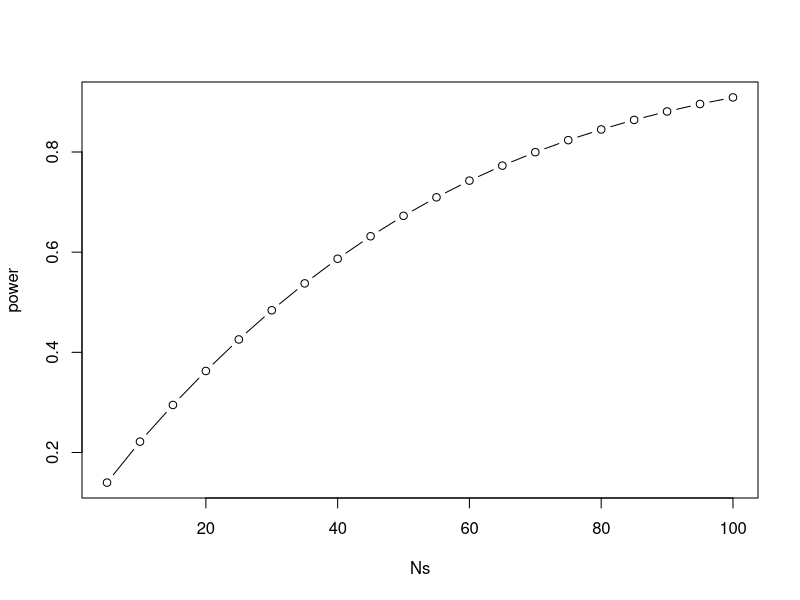
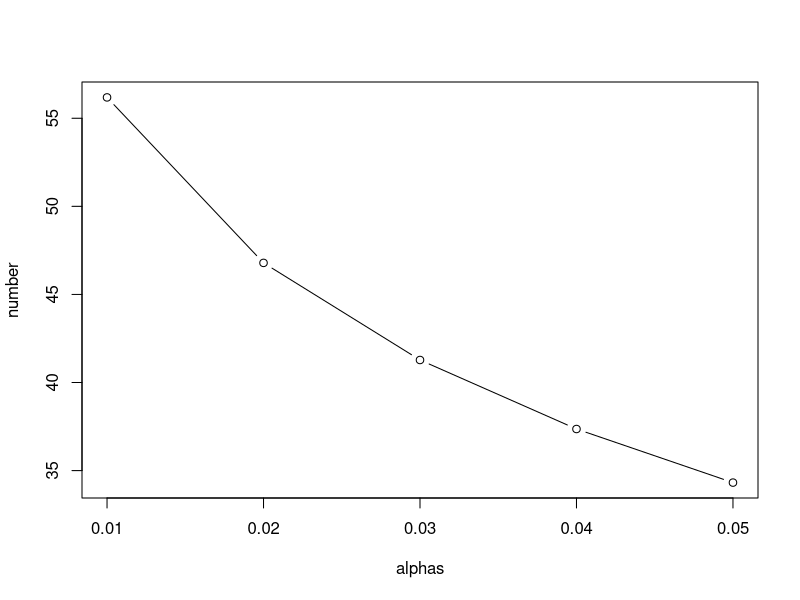
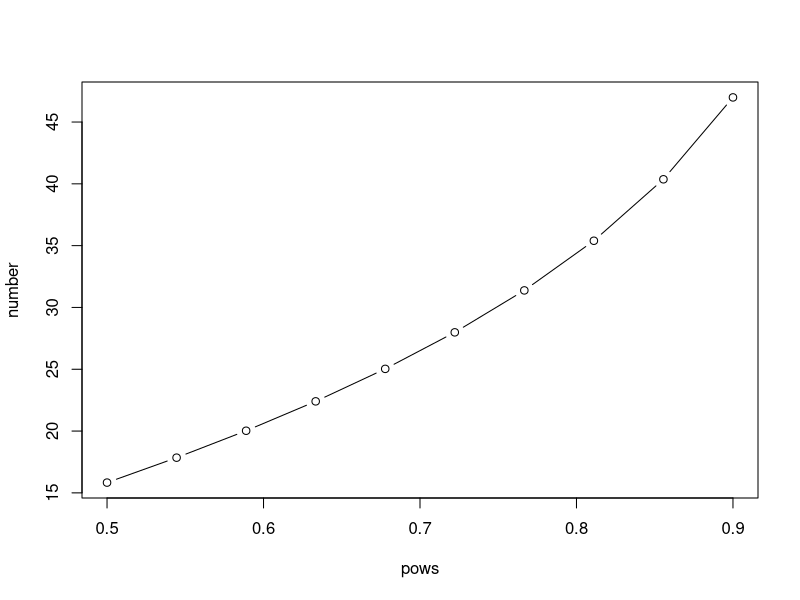

Here is the R script that generated these plots, in order:
colleage_students <- rnorm(n = 1000, mean = 178, sd = 10)
### p(accept H0 | H1 true)
count <- 0
for (i in 1:100000) {
  selected_students <- colleage_students[sample(x = 1:1000, size = 10, replace = FALSE)]
  result <- t.test(x = selected_students, mu = 175, alternative = "greater")
  if (result$p.value>0.05) {
    count = count + 1
  }
}
(belta = count/100000)
##power.t.test(n = 10, delta = 3, sd = 10, sig.level = 0.05, alternative = "one.sided", type = "one.sample")

count <- 0
for (i in 1:100000) {
  selected_students <- colleage_students[sample(x = 1:1000, size = 50, replace = FALSE)]
  result <- t.test(x = selected_students, mu = 175, alternative = "greater")
  if (result$p.value>0.05) {
    count = count + 1
  }
}
(belta = count/100000)
#power.t.test(n = 50, delta = 3, sd = 10, sig.level = 0.05, alternative = "one.sided", type = "one.sample")

power <- c()
Ns <- seq(from = 5, to = 100, by = 5)
for (i in Ns) {
  results <- power.t.test(n = i, delta = 3, sd = 10, sig.level = 0.05, alternative = "one.sided", type = "one.sample")
  power[i/5] <- results$power
}
plot(x = Ns,y = power, type = 'b')

test_people <- rnorm(n = 1000, mean = 117, sd = 30)
normal_people <- rnorm(n = 1000, mean = 130, sd = 30)
counts <- 0
for (i in 1:100000) {
  selected_people <- test_people[sample(x = 1:1000, size = 10, replace = FALSE)]
  selected_normal_people <- normal_people[sample(x = 1:1000, size = 10, replace = FALSE)]
  result <- t.test(x = selected_people, y = selected_normal_people, alternative = "less")
  if (result$p.value>0.05) {
    counts = counts + 1
  }
}

##Calculate the number of samples in require power
power.t.test(delta = 13, sd = 30, sig.level = 0.05, power = 0.8, type = "two.sample", alternative = "one.sided")

# If it is paired.
###Calculate the number of samples with required power
power.t.test(delta = 13, sd = 30, sig.level = 0.05, power = 0.8, type = "paired", alternative = "one.sided")

###Alphas plot out
alphas <- seq(from = 0.01, to = 0.05, by = 0.01)
number <- c()
for (i in alphas) {
  results <- power.t.test(delta = 13, sd = 30, sig.level = i, power = 0.8, alternative = "one.sided", type = "paired")
  number <- c(number, results$n)
}
plot(x = alphas, y = number, type = "b")

pows <- seq(from = 0.5, to = 0.9, by = 0.4/9)
number <- c()
for (i in pows) {
  results <- power.t.test(delta =  13, sd = 30, sig.level = 0.05, power = i, alternative = "one.sided", type = "paired")
  number <- c(number, results$n)
}
plot(x = pows, y = number, type = "b")
